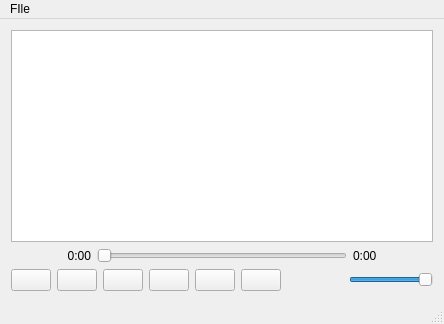
<?xml version="1.0" encoding="UTF-8"?>
<ui version="4.0">
 <class>MainWindow</class>
 <widget class="QMainWindow" name="MainWindow">
  <property name="geometry">
   <rect>
    <x>0</x>
    <y>0</y>
    <width>444</width>
    <height>324</height>
   </rect>
  </property>
  <property name="windowTitle">
   <string>Failamp</string>
  </property>
  <widget class="QWidget" name="centralWidget">
   <property name="sizePolicy">
    <sizepolicy hsizetype="Maximum" vsizetype="Maximum">
     <horstretch>0</horstretch>
     <verstretch>0</verstretch>
    </sizepolicy>
   </property>
   <layout class="QVBoxLayout" name="verticalLayout">
    <item>
     <widget class="QListView" name="playlistView">
      <property name="acceptDrops">
       <bool>true</bool>
      </property>
      <property name="showDropIndicator" stdset="0">
       <bool>true</bool>
      </property>
      <property name="dragDropMode">
       <enum>QAbstractItemView::DropOnly</enum>
      </property>
      <property name="defaultDropAction">
       <enum>Qt::CopyAction</enum>
      </property>
      <property name="alternatingRowColors">
       <bool>true</bool>
      </property>
      <property name="uniformItemSizes">
       <bool>true</bool>
      </property>
     </widget>
    </item>
    <item>
     <layout class="QHBoxLayout" name="horizontalLayout_4">
      <item>
       <widget class="QLabel" name="currentTimeLabel">
        <property name="minimumSize">
         <size>
          <width>80</width>
          <height>0</height>
         </size>
        </property>
        <property name="text">
         <string>0:00</string>
        </property>
        <property name="alignment">
         <set>Qt::AlignRight|Qt::AlignTrailing|Qt::AlignVCenter</set>
        </property>
       </widget>
      </item>
      <item>
       <widget class="QSlider" name="timeSlider">
        <property name="orientation">
         <enum>Qt::Horizontal</enum>
        </property>
       </widget>
      </item>
      <item>
       <widget class="QLabel" name="totalTimeLabel">
        <property name="minimumSize">
         <size>
          <width>80</width>
          <height>0</height>
         </size>
        </property>
        <property name="text">
         <string>0:00</string>
        </property>
        <property name="alignment">
         <set>Qt::AlignLeading|Qt::AlignLeft|Qt::AlignVCenter</set>
        </property>
       </widget>
      </item>
     </layout>
    </item>
    <item>
     <layout class="QHBoxLayout" name="horizontalLayout_5">
      <item>
       <widget class="QPushButton" name="previousButton">
        <property name="text">
         <string/>
        </property>
        <property name="icon">
         <iconset>
          <normaloff>images/control-skip-180.png</normaloff>images/control-skip-180.png</iconset>
        </property>
       </widget>
      </item>
      <item>
       <widget class="QPushButton" name="playButton">
        <property name="text">
         <string/>
        </property>
        <property name="icon">
         <iconset>
          <normaloff>images/control.png</normaloff>images/control.png</iconset>
        </property>
       </widget>
      </item>
      <item>
       <widget class="QPushButton" name="pauseButton">
        <property name="text">
         <string/>
        </property>
        <property name="icon">
         <iconset>
          <normaloff>images/control-pause.png</normaloff>images/control-pause.png</iconset>
        </property>
       </widget>
      </item>
      <item>
       <widget class="QPushButton" name="stopButton">
        <property name="text">
         <string/>
        </property>
        <property name="icon">
         <iconset>
          <normaloff>images/control-stop-square.png</normaloff>images/control-stop-square.png</iconset>
        </property>
       </widget>
      </item>
      <item>
       <widget class="QPushButton" name="nextButton">
        <property name="text">
         <string/>
        </property>
        <property name="icon">
         <iconset>
          <normaloff>images/control-skip.png</normaloff>images/control-skip.png</iconset>
        </property>
       </widget>
      </item>
      <item>
       <widget class="QPushButton" name="viewButton">
        <property name="text">
         <string/>
        </property>
        <property name="icon">
         <iconset>
          <normaloff>images/application-image.png</normaloff>images/application-image.png</iconset>
        </property>
        <property name="checkable">
         <bool>true</bool>
        </property>
       </widget>
      </item>
      <item>
       <spacer name="horizontalSpacer">
        <property name="orientation">
         <enum>Qt::Horizontal</enum>
        </property>
        <property name="sizeHint" stdset="0">
         <size>
          <width>40</width>
          <height>20</height>
         </size>
        </property>
       </spacer>
      </item>
      <item>
       <widget class="QLabel" name="label">
        <property name="text">
         <string/>
        </property>
        <property name="pixmap">
         <pixmap>images/speaker-volume.png</pixmap>
        </property>
       </widget>
      </item>
      <item>
       <widget class="QSlider" name="volumeSlider">
        <property name="maximum">
         <number>100</number>
        </property>
        <property name="value">
         <number>100</number>
        </property>
        <property name="orientation">
         <enum>Qt::Horizontal</enum>
        </property>
       </widget>
      </item>
     </layout>
    </item>
   </layout>
  </widget>
  <widget class="QMenuBar" name="menuBar">
   <property name="geometry">
    <rect>
     <x>0</x>
     <y>0</y>
     <width>444</width>
     <height>25</height>
    </rect>
   </property>
   <widget class="QMenu" name="menuFIle">
    <property name="title">
     <string>FIle</string>
    </property>
    <addaction name="open_file_action"/>
   </widget>
   <addaction name="menuFIle"/>
  </widget>
  <widget class="QStatusBar" name="statusBar"/>
  <action name="open_file_action">
   <property name="text">
    <string>Open file...</string>
   </property>
  </action>
 </widget>
 <layoutdefault spacing="6" margin="11"/>
 <resources/>
 <connections/>
</ui>
